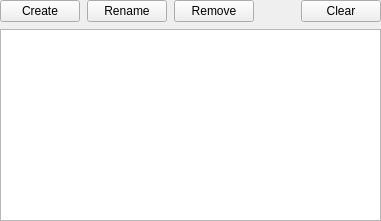
              <widget class="QWidget" name="pageGroups">
               <layout class="QVBoxLayout" name="verticalLayout_14">
                <property name="spacing">
                 <number>7</number>
                </property>
                <property name="leftMargin">
                 <number>0</number>
                </property>
                <property name="topMargin">
                 <number>0</number>
                </property>
                <property name="rightMargin">
                 <number>0</number>
                </property>
                <property name="bottomMargin">
                 <number>0</number>
                </property>
                <item>
                 <layout class="QHBoxLayout" name="horizontalLayoutGroupsButtons">
                  <item>
                   <widget class="QPushButton" name="btnGroupCreate">
                    <property name="toolTip">
                     <string>Create the new group</string>
                    </property>
                    <property name="text">
                     <string>Create</string>
                    </property>
                   </widget>
                  </item>
                  <item>
                   <widget class="QPushButton" name="btnGroupRename">
                    <property name="toolTip">
                     <string>Renaming the selected group</string>
                    </property>
                    <property name="text">
                     <string>Rename</string>
                    </property>
                   </widget>
                  </item>
                  <item>
                   <widget class="QPushButton" name="btnGroupRemove">
                    <property name="enabled">
                     <bool>true</bool>
                    </property>
                    <property name="toolTip">
                     <string>Deleting a selected group</string>
                    </property>
                    <property name="text">
                     <string>Remove</string>
                    </property>
                   </widget>
                  </item>
                  <item>
                   <spacer name="horizontalSpacerGroupsButtons">
                    <property name="orientation">
                     <enum>Qt::Horizontal</enum>
                    </property>
                    <property name="sizeHint" stdset="0">
                     <size>
                      <width>40</width>
                      <height>20</height>
                     </size>
                    </property>
                   </spacer>
                  </item>
                  <item>
                   <widget class="QPushButton" name="btnGroupClear">
                    <property name="toolTip">
                     <string>Delete all the books of the selected group</string>
                    </property>
                    <property name="text">
                     <string>Clear</string>
                    </property>
                   </widget>
                  </item>
                 </layout>
                </item>
                <item>
                 <widget class="QListWidget" name="GroupList"/>
                </item>
               </layout>
              </widget>
